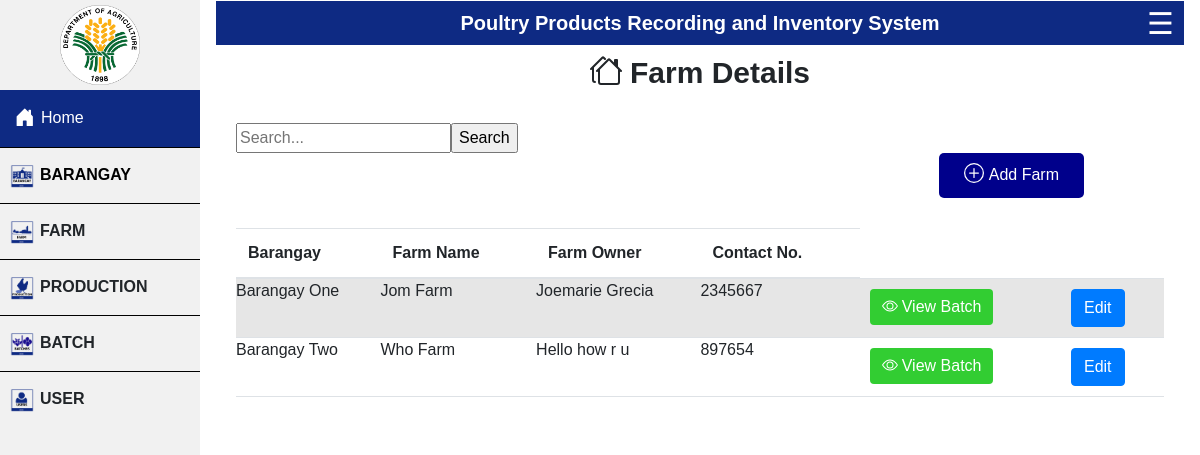
The app's page /project/view-farm.php (signed in) with its own data.
### tables this page shows
CREATE TABLE `farm` (
  `farmID` int(21) NOT NULL,
  `baranggayID` int(21) NOT NULL,
  `farmname` varchar(21) NOT NULL,
  `farmowner` varchar(21) NOT NULL,
  `contactno` int(21) NOT NULL,
  `lat` decimal(10,8) NOT NULL,
  `lng` decimal(11,8) NOT NULL
);

CREATE TABLE `baranggay` (
  `baranggayID` int(21) NOT NULL,
  `baranggay` varchar(21) NOT NULL
);

### project/view-farm.php (the view, shortened to what this page needs)
<?php include ("header.php");  ?>
<div class="wrapper">
    <section class="view-user">
        <h2>Farm Details</h2>
    </section>
    <section class="view">
        <?php
include 'connect.php';
if(isset($_POST['search'])) {
    $search = mysqli_real_escape_string($conn, $_POST['search']);
    $sql = "SELECT baranggay.baranggay, farm.farmname, farm.farmowner,
    farm.contactno, farm.farmID, baranggay.baranggayID
    FROM baranggay INNER JOIN farm ON baranggay.baranggayID = farm.baranggayID where farm.farmname LIKE '%$search%' order by baranggay.baranggay ASC";;
} else {
    $sql = "SELECT baranggay.baranggay, farm.farmname, farm.farmowner,
    farm.contactno, farm.farmID, baranggay.baranggayID
    FROM baranggay INNER JOIN farm ON baranggay.baranggayID = farm.baranggayID order by baranggay.baranggay ASC";;
}
$result = mysqli_query($conn, $sql);
if (mysqli_num_rows($result) > 0) {
    echo "<table class='table table-striped'>
        <thead>
        <tr>
            <th scope='col' hidden id='count'>Farm ID</th>
            <th scope='col' id='farm-name'>Barangay</th>
            <th scope='col' id='farm-name'>Farm Name</th>
            <th scope='col' id='owner'>Farm Owner</th>
            <th scope='col' id='cntct'>Contact No.</th>
        </tr>
        </thead>";
    }
    while ($row = $result->fetch_assoc()) {
        echo"<tr>";
            echo "<td id=' farmname '>" .$row['baranggay']. "</td>";
            echo "<td id=' farmname '>" .$row['farmname']. "</td>";
            echo "<td id=' owner '>" .$row['farmowner']. "</td>";
            echo "<td id=' cntct '>" .$row['contactno']. "</td>";
                echo'<td>
                <div class="viewbatch-button">
                <button type="button" class="btn btn-primary" data-bs-toggle="modal" data-bs-target="#editModal" >
                <a href="view-batchesx.php?farmID='.$row['farmID'].'"> <svg xmlns="http://www.w3.org/2000/svg" width="20" height="20" fill="currentColor" class="bi bi-eye" viewBox="0 0 20 20">
                <path d="M16 8s-3-5.5-8-5.5S0 8 0 8s3 5.5 8 5.5S16 8 16 8zM1.173 8a13.133 13.133 0 0 1 1.66-2.043C4.12 4.668 5.88 3.5 8 3.5c2.12 0 3.879 1.168 5.168 2.457A13.133 13.133 0 0 1 14.828 8c-.058.087-.122.183-.195.288-.335.48-.83 1.12-1.465 1.755C11.879 11.332 10.119 12.5 8 12.5c-2.12 0-3.879-1.168-5.168-2.457A13.134 13.134 0 0 1 1.172 8z"/>
                <path d="M8 5.5a2.5 2.5 0 1 0 0 5 2.5 2.5 0 0 0 0-5zM4.5 8a3.5 3.5 0 1 1 7 0 3.5 3.5 0 0 1-7 0z"/>
              </svg>View Batch </a>
             </button>
             </div>
                </td>';
                echo '<td >
                <button type="button" class="btn btn-primary" data-bs-toggle="modal" data-bs-target="#editfarm'.$row['farmID'].'">
                Edit
            </button>
            <div class="modal fade" id="editfarm'.$row['farmID'].'" data-bs-backdrop="static" data-bs-keyboard="false" tabindex="-1" aria-labelledby="staticBackdropLabel" aria-hidden="true">
                <input type="text" class="form-control" id="floatingInput" readonly hidden value=  "'.$row['baranggayID']. '" placeholder="name" name="farmID" required="true">
                                <input type="text" class="form-control" id="floatingInput" readonly hidden value= "'.$row['farmID']. '" placeholder="name" name="farmID" required="true">
                                <input type="text" class="form-control" id="floatingInput" value= "'.$row['farmname']. '" placeholder="name" name="farmname" required="true">
                                <input type="text" class="form-control" id="floatingInput" value= "'.$row['farmowner']. '"placeholder="name" name="farmowner" required="true">
                                <input type="text" class="form-control" id="floatingInput" value="'.$row['contactno']. '" placeholder="name" name="contactno" required="true">
            </div>
        </td>';
        echo"</tr>";
    }
?>
</section>
<form action="" method="post">
    <input type="text" name="search" placeholder="Search...">
    <input type="submit" value="Search">
</form>
<div class="add">
    <div class="add-user-page">
        <a href="add-farm.php">Add Farm</a>
    </div>
</div>
</div>
</body>
</html>

### project/header.php (style rules this page uses)
body { margin: 0; font-family: helvetica; }
button { margin: 10px; border: none; color: white; font-size: 15px; font-weight: bolder; background-color: #0e2a83; border-radius: 20px; cursor: pointer; }
html { scroll-behavior:smooth !important; }

### project/view-farm.php (style rules this page uses)
.wrapper { margin-top: 10px; }
.view { padding: 10px; margin: 10px; }
.view-user { display: flex; margin-top: 10px; justify-content: center; }
.view-user h2 { font-size: 30px; font-weight: bold; }
.add { display: flex; justify-content: flex-end; }
.add-user-page { background-color: darkblue; padding: 10px 25px 10px 25px; margin-bottom: 30px; margin-right: 80px; border-radius: 5px; }
.add-user-page a { text-decoration: none; color: white; }
tr td button a { text-decoration: none; color: white; }
.viewbatch-button button { background-color: limegreen; border: none; }
a { text-decoration: none !important; }
tr { padding: 20px !important; }
td { align-items: center; padding: 0 !important; margin: 0 !important; }

### records on screen
farm: baranggayID.baranggay "Barangay One", farmname "Jom Farm", farmowner "Joemarie Grecia", contactno "2345667"
farm: baranggayID.baranggay "Barangay Two", farmname "Who Farm", farmowner "Hello how r u", contactno "897654"
